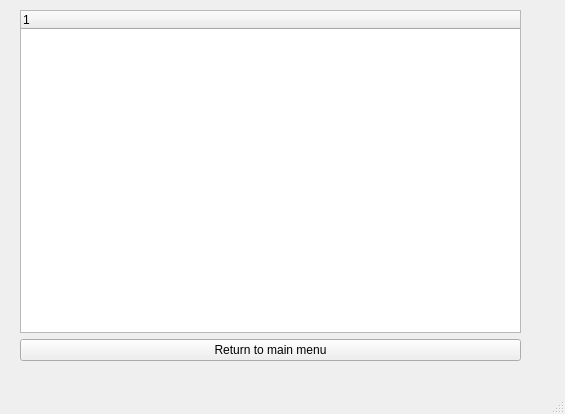
<?xml version="1.0" encoding="UTF-8"?>
<ui version="4.0">
 <class>StructureInfo</class>
 <widget class="QMainWindow" name="StructureInfo">
  <property name="geometry">
   <rect>
    <x>0</x>
    <y>0</y>
    <width>565</width>
    <height>414</height>
   </rect>
  </property>
  <property name="windowTitle">
   <string>MainWindow</string>
  </property>
  <widget class="QWidget" name="centralwidget">
   <widget class="QWidget" name="">
    <property name="geometry">
     <rect>
      <x>20</x>
      <y>10</y>
      <width>501</width>
      <height>351</height>
     </rect>
    </property>
    <layout class="QVBoxLayout" name="verticalLayout">
     <item>
      <widget class="QTreeWidget" name="treeWidget">
       <column>
        <property name="text">
         <string notr="true">1</string>
        </property>
       </column>
      </widget>
     </item>
     <item>
      <widget class="QPushButton" name="pushButton">
       <property name="text">
        <string>Return to main menu</string>
       </property>
      </widget>
     </item>
    </layout>
   </widget>
  </widget>
  <widget class="QMenuBar" name="menubar">
   <property name="geometry">
    <rect>
     <x>0</x>
     <y>0</y>
     <width>565</width>
     <height>21</height>
    </rect>
   </property>
  </widget>
  <widget class="QStatusBar" name="statusbar"/>
 </widget>
 <resources/>
 <connections/>
</ui>
